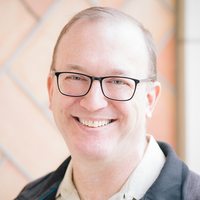
#> input picture assets/game_loss.png, 200 x 200 px
$ python image_matrix_gen.py game_loss.png game_won.png
#> lines starting #> are read from the running program, lines starting #| are printed output that depends on the picture
#!/usr/bin/python3
# 18500 Capstone S20
# Eric Chen, Alton Olsen, Deanyone Su
#
# Short python script to generate RGB values from a local image

import cv2
from sys import argv

# get filename from command line, get RGB values
img_matrix = cv2.imread(argv[1])
#> img_matrix is the input picture: shape (200, 200, 3); mean B, G, R 187.7, 195.8, 216.9
# img_matrix = cv2.fastNlMeansDenoisingColored(img_matrix, None, 10, 10, 3, 9)
color_matrix = []

# scan through img_matrix and scale RGB values by A/255
row_count = len(img_matrix)
#> row_count = 200
col_count = len(img_matrix[0])
#> col_count = 200
print("Ingested image dimensions: %d x %d" % (col_count, row_count))
#| Ingested image dimensions: 200 x 200
blue_value, green_value, red_value = cv2.split(img_matrix)
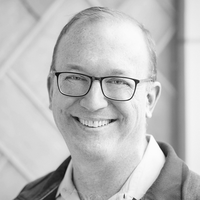
#> blue_value: shape (200, 200); min 3, max 255, mean 187.7
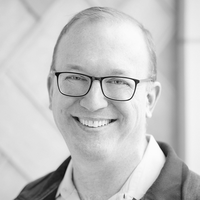
#> green_value: shape (200, 200); min 0, max 255, mean 195.8
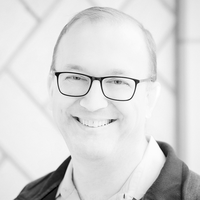
#> red_value: shape (200, 200); min 0, max 255, mean 216.9
for i in range(row_count):
    for j in range(col_count):
        r_value = hex(red_value[i][j])[2:].zfill(2)
        g_value = hex(green_value[i][j])[2:].zfill(2)
        b_value = hex(blue_value[i][j])[2:].zfill(2)
        if (int(red_value[i][j]) + \
            int(green_value[i][j]) + \
            int(blue_value[i][j]) < 40):
            r_value = '40'
            g_value = '40'
            b_value = '40'
        color_matrix.append(r_value + g_value + b_value)
#> after the loop, color_matrix = 40000 items
# write file
if (argv[2][-4:] != '.mif'):
    print('Provided output file is not .mif file')
    exit()
#> (the program exits here)
